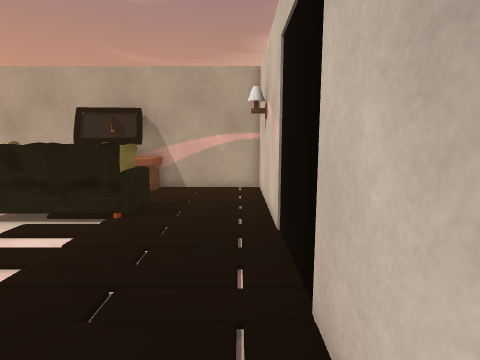
view 1 (above)

12 first-person views from a walk through a scene from a Unity 3-D project. The camera is 1.3 m above the floor, tilts 8° down and sees 80° across. Doors are open. The floor is counted in squares, 0.5 m on a side. Each view is taken from the middle of a square. On the plan, view 1 faces up. The plan holds only what a view shows up to about 19 squares ahead; the rest is blank. The player character is not drawn.

view 2
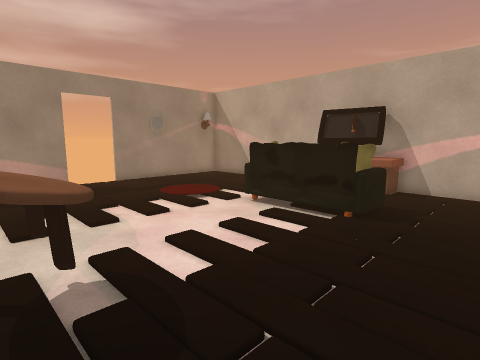

view 3
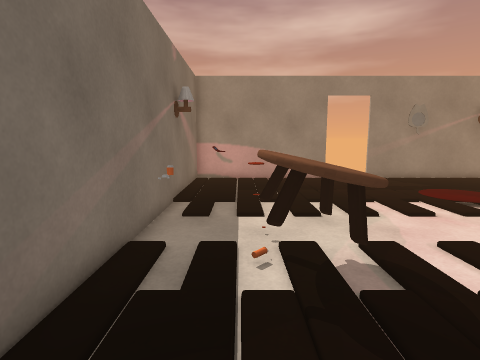

view 4
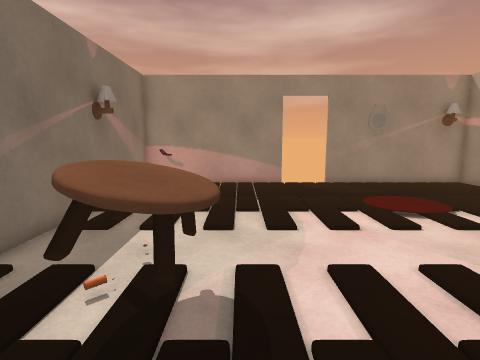

view 5
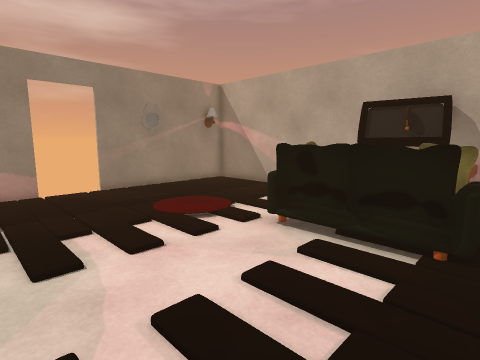

view 6
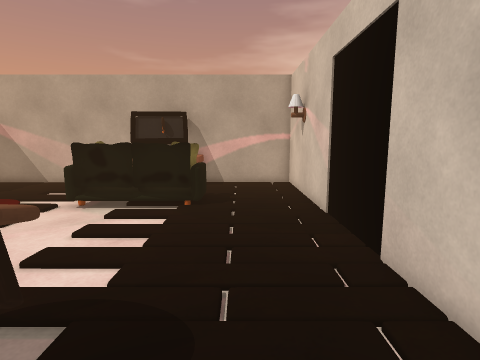

view 7
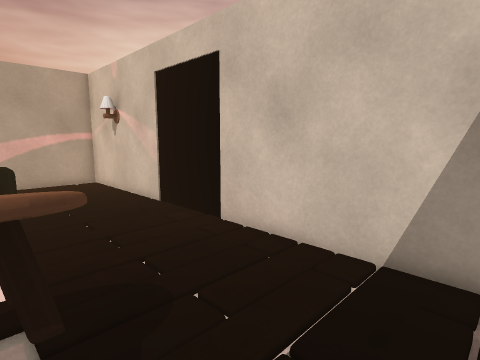

view 8
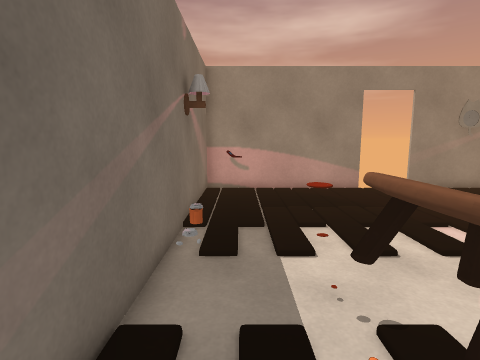

view 9
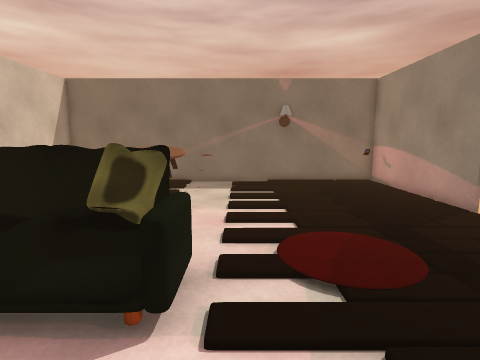

view 10
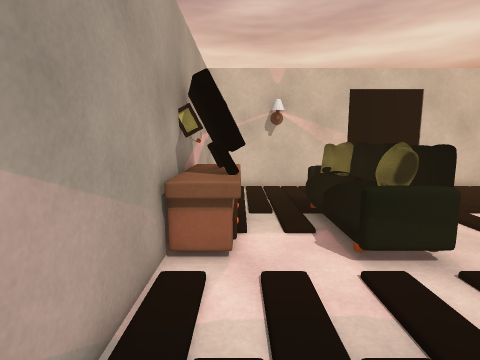

view 11
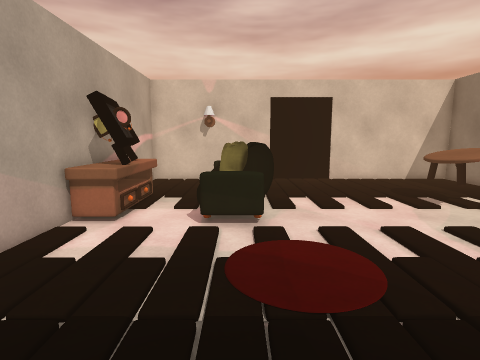

view 12
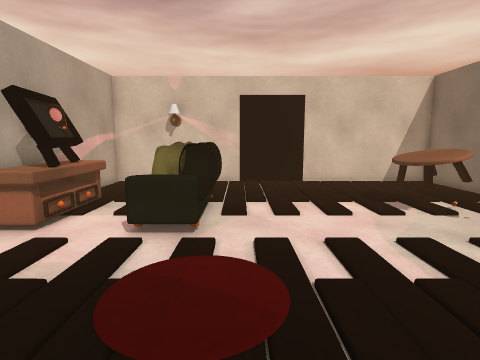

### Floor plan
Points are (right, up) in squares from view 1. A wall is a line through its corners. A room is listed if a view was taken in it or the views show most of it. See-through windows are left out.
Room 1 (views 1, 2, 3, 4, 5, 6, 7, 8, 9, 10, 11, 12)
walls: (-18.7, 4.6) (-18.7, -3.8) (1.1, -3.8) (1.1, 15.8) (-18.7, 15.8) (-18.7, 7.2)
ways out: open door at (-19, 6); gap at (-6, -3)
objects: other object (-18, -3) to (-17, -2); sofa (-9, 9) to (-4, 11); other object (-9, 14) to (-9, 15); TV (-8, 14) to (-5, 15); table (-7, -1) to (-4, 2); bottle (-6, -2); other object (-6, 15); other object (-4, 14) to (-4, 15)

Where each view was taken, in squares from view 1:
view 1: 0 up, 0 right, facing up
view 2: 0 up, 0 right, facing up-left
view 3: 1 down, 0 right, facing left
view 4: 2 up, 1 left, facing left
view 5: 2 up, 3 left, facing up-left
view 6: 2 down, 2 left, facing up
view 7: 3 down, 5 left, facing up-right
view 8: 2 down, 3 left, facing left
view 9: 15 up, 10 left, facing down
view 10: 14 up, 15 left, facing right
view 11: 10 up, 18 left, facing right
view 12: 8 up, 17 left, facing right
